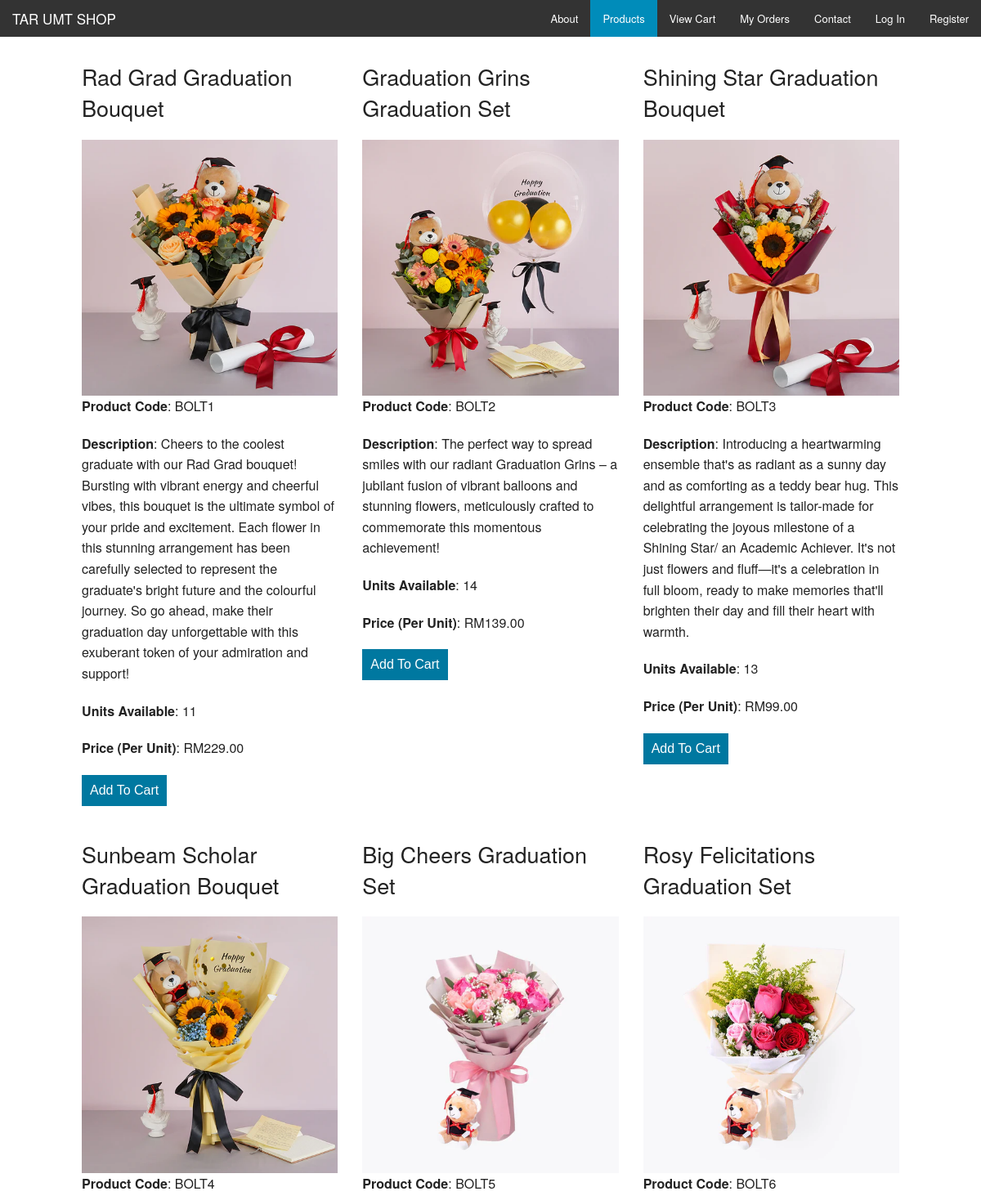
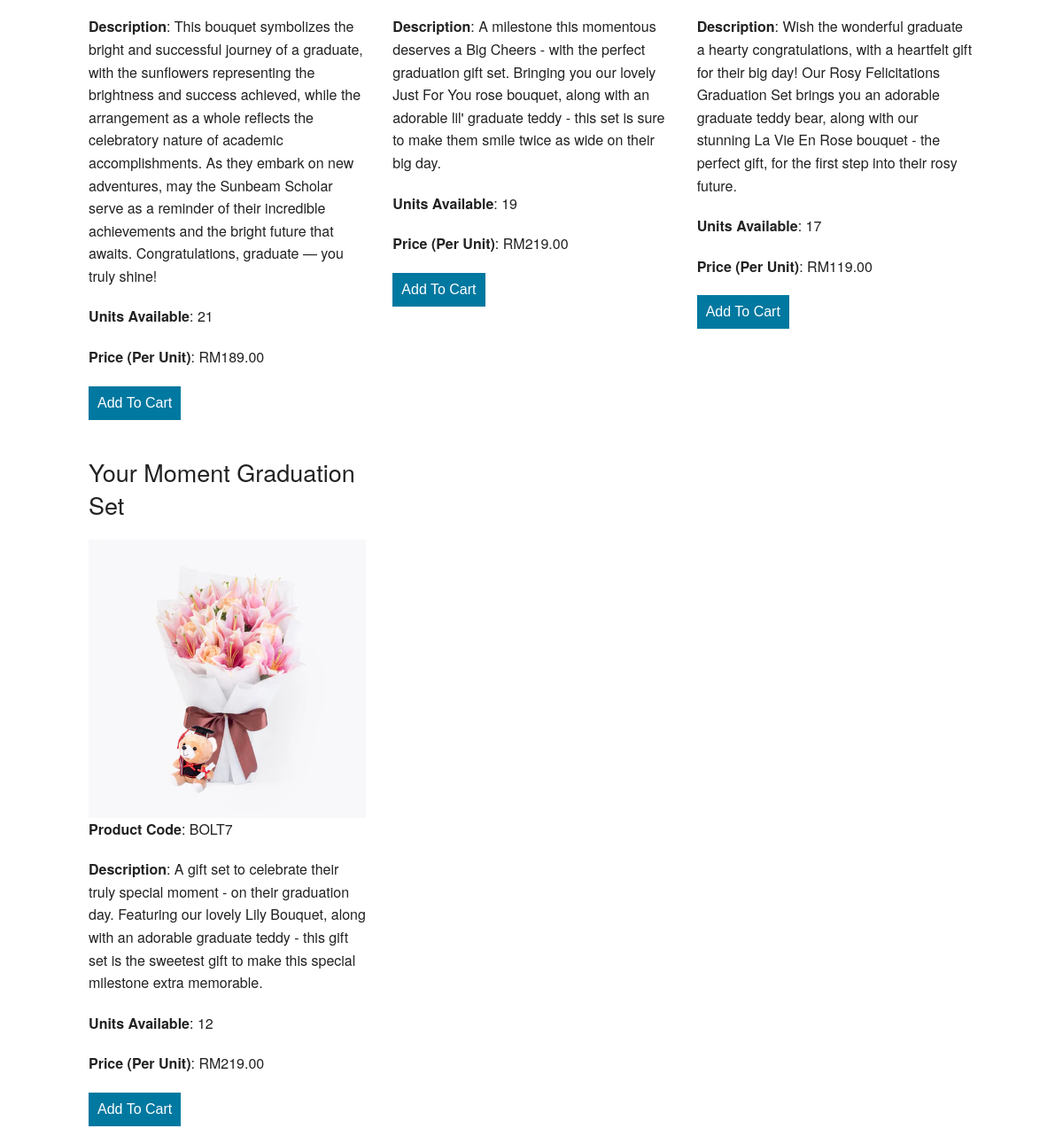
/products.php, run on the app's committed database (2 pictures, top to bottom).
### tables this page shows
CREATE TABLE `products` (
  `id` int(11) NOT NULL,
  `product_code` varchar(60) NOT NULL,
  `product_name` varchar(60) NOT NULL,
  `product_desc` longtext NOT NULL,
  `product_img_name` varchar(60) NOT NULL,
  `qty` int(5) NOT NULL,
  `price` decimal(10,2) NOT NULL
);

### products.php (the view, shortened to what this page needs)
<?php
include 'config.php';
?>
<!doctype html>
<html class="no-js" lang="en">
  <head>
    <link rel="stylesheet" href="css/foundation.css" />
  </head>
  <body>
    <nav class="top-bar" data-topbar role="navigation">
      <ul class="title-area">
        <li class="name">
          <h1><a href="index.php">TAR UMT SHOP</a></h1>
        </li>
      </ul>
      <section class="top-bar-section">
        <ul class="right">
          <li><a href="about.php">About</a></li>
          <li class='active'><a href="products.php">Products</a></li>
          <li><a href="cart.php">View Cart</a></li>
          <li><a href="orders.php">My Orders</a></li>
          <li><a href="contact.php">Contact</a></li>
          <?php
          if(isset($_SESSION['username'])){
            echo '<li><a href="account.php">My Account</a></li>';
            echo '<li><a href="logout.php">Log Out</a></li>';
          }
          else{
            echo '<li><a href="login.php">Log In</a></li>';
            echo '<li><a href="register.php">Register</a></li>';
          }
          ?>
        </ul>
      </section>
    </nav>
    <div class="row" style="margin-top:10px;">
    <div class="small-12">
        <?php
        $i = 0;
        $result = $mysqli->query('SELECT * FROM products');
        if($result){
            while($obj = $result->fetch_object()) {
                if ($i % 3 == 0) {
                    echo $i > 0 ? '</div>' : '';
                    echo '<div class="row">';
                }
                echo '<div class="large-4 columns">';
                echo '<p><h3>'.$obj->product_name.'</h3></p>';
                echo '<img src="images/products/'.$obj->product_img_name.'" style="width:100%;">';
                echo '<p><strong>Product Code</strong>: '.$obj->product_code.'</p>';
                echo '<p><strong>Description</strong>: '.$obj->product_desc.'</p>';
                echo '<p><strong>Units Available</strong>: '.$obj->qty.'</p>';
                echo '<p><strong>Price (Per Unit)</strong>: RM'.$obj->price.'</p>';
                if($obj->qty > 0){
                    echo '<p><a href="update-cart.php?action=add&id='.$obj->id.'"><input type="submit" value="Add To Cart" style="clear:both; background: #0078A0; border: none; color: #fff; font-size: 1em; padding: 10px;" /></a></p>';
                } else {
                    echo 'Out Of Stock!';
                }
                echo '</div>';
                $i++;
            }
            echo '</div>';
        }
        ?>
    </div>
</div>
  </body>
</html>

### data on the page
products: product_name "Rad Grad Graduation Bouquet", product_img_name (picture), product_code "BOLT1", product_desc "Cheers to the coolest graduate with our Rad Grad bouquet! Bursting with vibrant energy and cheerful vibes, this bouquet is the ultimate symbol of your pride and excitement. Each flower in this stunning arrangement has been carefully selected to represent the graduate's bright future and the colourful journey. So go ahead, make their graduation day unforgettable with this exuberant token of your admiration and support!", qty "11", price "229.00"
products: product_name "Graduation Grins Graduation Set", product_img_name (picture), product_code "BOLT2", product_desc "The perfect way to spread smiles with our radiant Graduation Grins – a jubilant fusion of vibrant balloons and stunning flowers, meticulously crafted to commemorate this momentous achievement!", qty "14", price "139.00"
products: product_name "Shining Star Graduation Bouquet", product_img_name (picture), product_code "BOLT3", product_desc "Introducing a heartwarming ensemble that's as radiant as a sunny day and as comforting as a teddy bear hug. This delightful arrangement is tailor-made for celebrating the joyous milestone of a Shining Star/ an Academic Achiever. It's not just flowers and fluff—it's a celebration in full bloom, ready to make memories that'll brighten their day and fill their heart with warmth.", qty "13", price "99.00"
products: product_name "Sunbeam Scholar Graduation Bouquet", product_img_name (picture), product_code "BOLT4", product_desc "This bouquet symbolizes the bright and successful journey of a graduate, with the sunflowers representing the brightness and success achieved, while the arrangement as a whole reflects the celebratory nature of academic accomplishments. As they embark on new adventures, may the Sunbeam Scholar serve as a reminder of their incredible achievements and the bright future that awaits. Congratulations, graduate — you truly shine!", qty "21", price "189.00"
products: product_name "Big Cheers Graduation Set", product_img_name (picture), product_code "BOLT5", product_desc "A milestone this momentous deserves a Big Cheers - with the perfect graduation gift set. Bringing you our lovely Just For You rose bouquet, along with an adorable lil' graduate teddy - this set is sure to make them smile twice as wide on their big day.", qty "19", price "219.00"
products: product_name "Rosy Felicitations Graduation Set", product_img_name (picture), product_code "BOLT6", product_desc "Wish the wonderful graduate a hearty congratulations, with a heartfelt gift for their big day! Our Rosy Felicitations Graduation Set brings you an adorable graduate teddy bear, along with our stunning La Vie En Rose bouquet - the perfect gift, for the first step into their rosy future.", qty "17", price "119.00"
products: product_name "Your Moment Graduation Set", product_img_name (picture), product_code "BOLT7", product_desc "A gift set to celebrate their truly special moment - on their graduation day. Featuring our lovely Lily Bouquet, along with an adorable graduate teddy - this gift set is the sweetest gift to make this special milestone extra memorable.", qty "12", price "219.00"
